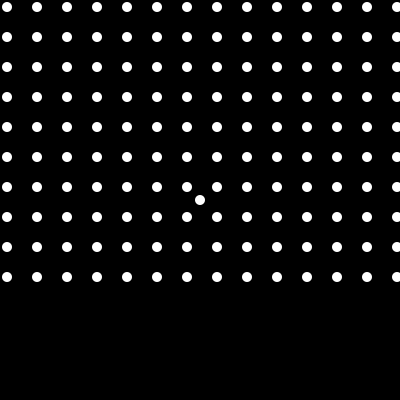
Frame 1 (no input)
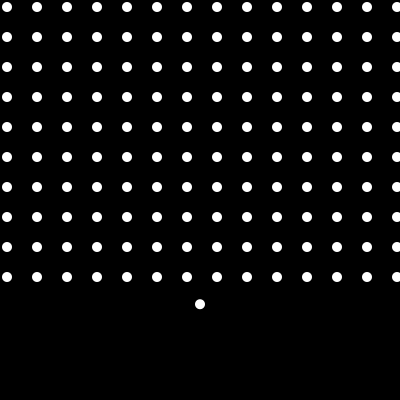
Frame 60 (the mouse pressed at the canvas centre just before this capture)
Frame 120 (the mouse held since frame 60 and released just before this capture): identical to frame 1, image omitted

The Processing sketch that drew these frames (run headless with seeded random() and noise(); from frame 60 on, the mouse is pressed at the canvas centre):

// Processing sketch: processing_26983
// ── processing_26983.pde

float x;
float y;
float yspeed = 0;
float xspeed = 0;
float balldiameter = 10;
float ballradius = balldiameter/2;
 
void setup() {
  size (400,400);
  background (255);
  fill (0);
  ellipseMode(CENTER);
  smooth();
  noStroke();
  x = width/2;
  y = height/2;
}
 
void draw() {
  mouseChecks();
  boundaryChecks();
  ballFunctions();
 
}
 
void mouseChecks() {
  if (mousePressed == true) {
    x = mouseX;
    y = mouseY;
    yspeed = mouseY - pmouseY;
    xspeed = mouseX - pmouseX;
  }
}
 
void boundaryChecks() {
  if (y >= height - ballradius) {
    y = height - ballradius;
    yspeed = -yspeed/1.15;
  }
  if (y <= ballradius) {
    y = ballradius;
    yspeed = -yspeed/1.35;
  }
  if (x >= width -ballradius) {
    x = width -ballradius;
    xspeed = -xspeed/1.10;
  }
  if (x <= ballradius) {
    x = ballradius;
    xspeed = -xspeed/1.10;
  }
}
 
void ballFunctions() {
  if (balldiameter < 2) {
    balldiameter = 2;
  }
  if (balldiameter > 400) {
    balldiameter = 400;
  }
  ballradius = balldiameter/2;
  background(0); 
  fill (255);
  ellipse (x,y,balldiameter,balldiameter);
  yspeed = yspeed += 0.2;
  xspeed = xspeed/1.005;
  y = y + yspeed;
  x = x + xspeed;
  {
  int x = 7;
  
  while (x < 3000)
  {
    int y = 7;
    
    while (y < 300)
    {     
      ellipse(x, y, 10, 10); 
      y = y + 30;
    }
    x = x + 30;
  }

}
}
